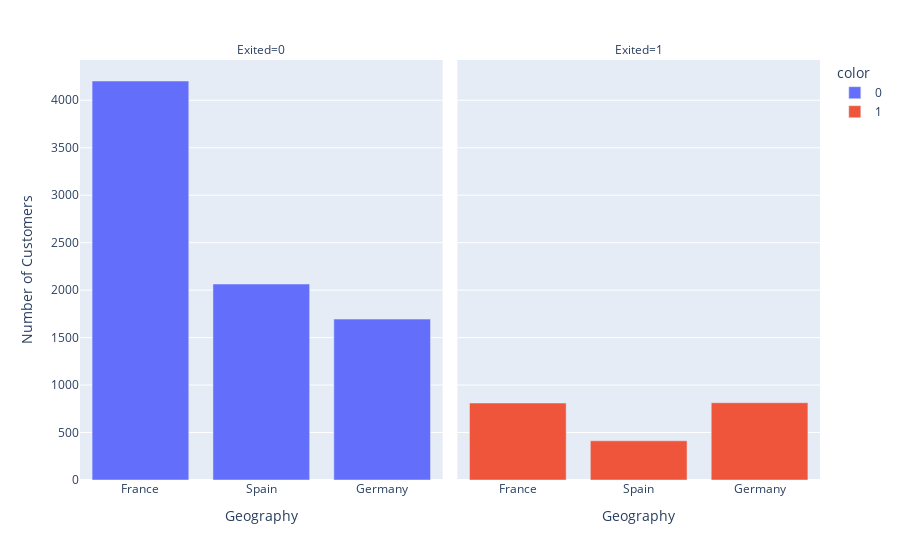

The cell this chart's notebook holds for it:
### Code cell
# Plot Geo feature vs label
fig = px.bar(
    data_frame=geo_df, 
    x='Geography', 
    y='count', 
    facet_col='Exited', 
    color=geo_df['Exited'].astype(str) # convert it to string to avoid continuous scale on legend
)

fig.update_layout(xaxis_title='Geography', yaxis_title='Number of Customers')
fig.show()
# geo_values

### Figure 1 — Plotly figure (JSON) as saved in the notebook; plotly's stock layout.template omitted (floating-point values rounded to 4 significant figures)
{"data": [{"alignmentgroup": "True", "hovertemplate": "color=0<br>Exited=0<br>Geography=%{x}<br>count=%{y}<extra></extra>", "legendgroup": "0", "marker": {"color": "#636efa", "pattern": {"shape": ""}}, "name": "0", "offsetgroup": "0", "orientation": "v", "showlegend": true, "textposition": "auto", "type": "bar", "x": ["France", "Spain", "Germany"], "xaxis": "x", "y": [4203, 2064, 1695], "yaxis": "y"}, {"alignmentgroup": "True", "hovertemplate": "color=1<br>Exited=1<br>Geography=%{x}<br>count=%{y}<extra></extra>", "legendgroup": "1", "marker": {"color": "#EF553B", "pattern": {"shape": ""}}, "name": "1", "offsetgroup": "1", "orientation": "v", "showlegend": true, "textposition": "auto", "type": "bar", "x": ["Germany", "France", "Spain"], "xaxis": "x2", "y": [814, 811, 413], "yaxis": "y2"}], "layout": {"annotations": [{"font": {}, "showarrow": false, "text": "Exited=0", "x": 0.245, "xanchor": "center", "xref": "paper", "y": 1, "yanchor": "bottom", "yref": "paper"}, {"font": {}, "showarrow": false, "text": "Exited=1", "x": 0.755, "xanchor": "center", "xref": "paper", "y": 1, "yanchor": "bottom", "yref": "paper"}], "barmode": "relative", "legend": {"title": {"text": "color"}, "tracegroupgap": 0}, "margin": {"t": 60}, "xaxis": {"anchor": "y", "domain": [0, 0.49], "title": {"text": "Geography"}}, "xaxis2": {"anchor": "y2", "domain": [0.51, 1], "matches": "x", "title": {"text": "Geography"}}, "yaxis": {"anchor": "x", "domain": [0, 1], "title": {"text": "Number of Customers"}}, "yaxis2": {"anchor": "x2", "domain": [0, 1], "matches": "y", "showticklabels": false}}}
